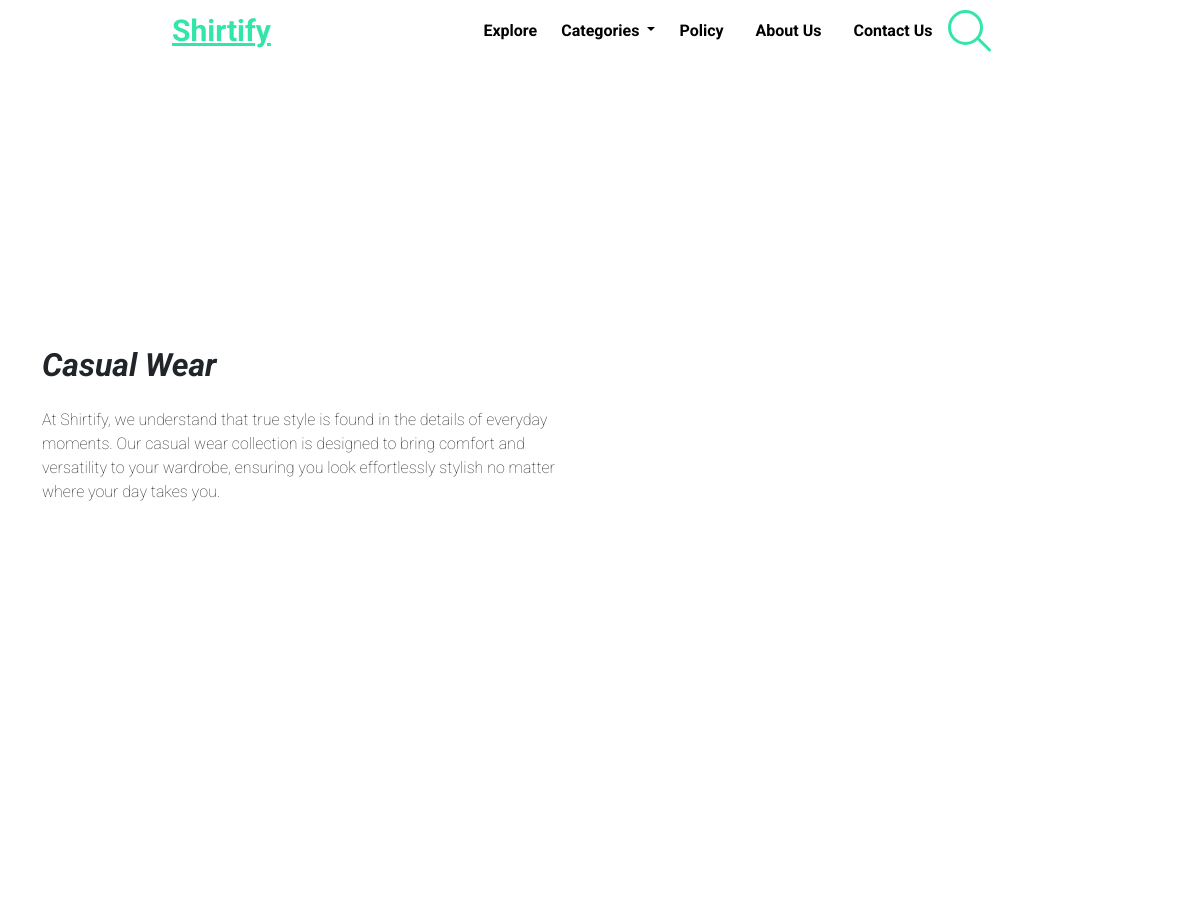
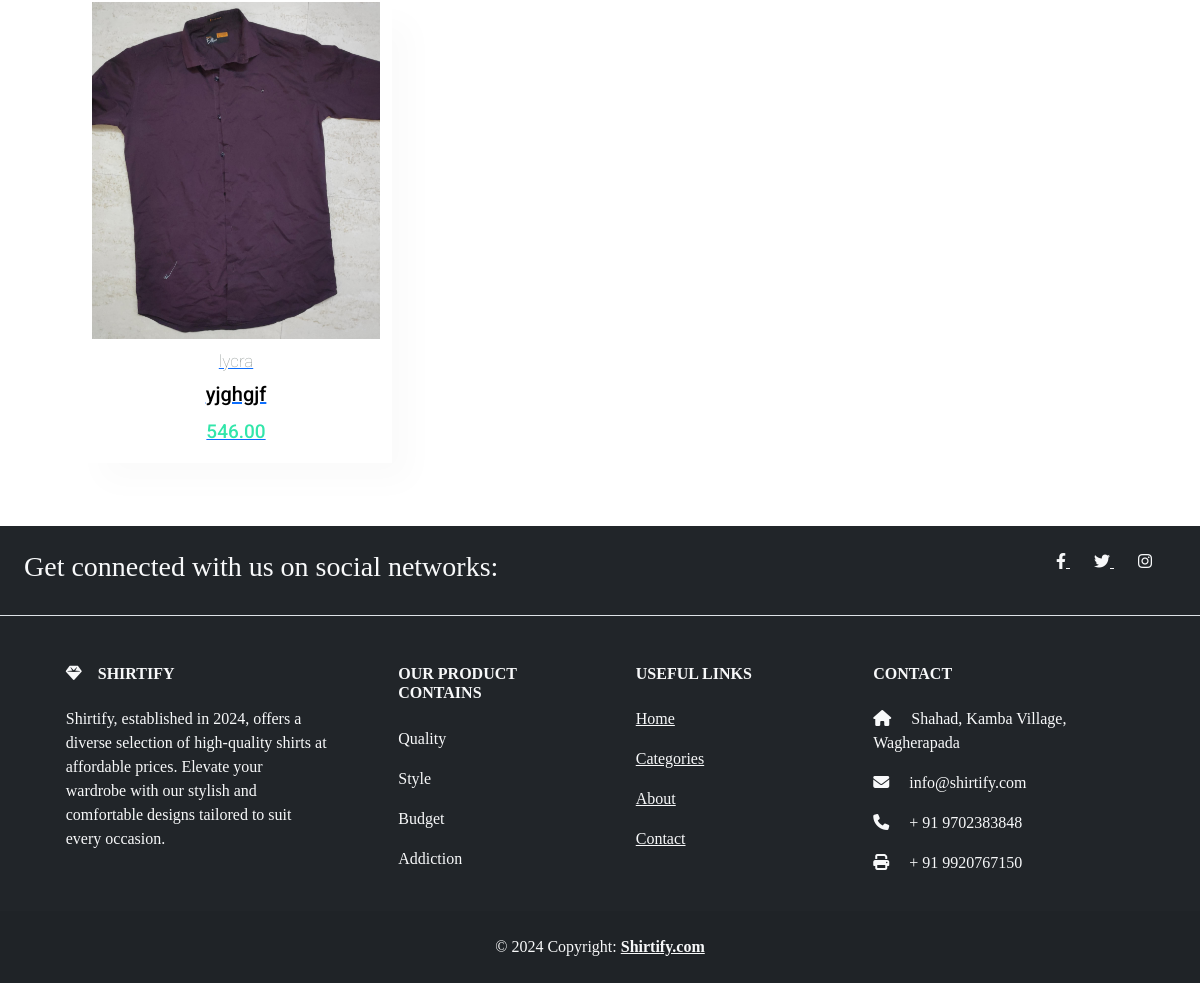
The page /casuals/ on the database its author committed (2 pictures, top to bottom).
### main_app/models.py (models this page shows, shortened)
class casual(models.Model):
    title = models.CharField(max_length=255)
    cloth_material_category = models.CharField(max_length=100)
    description = models.TextField()
    price = models.DecimalField(max_digits=10, decimal_places=2)
    quantity = models.IntegerField()
    image = models.ImageField(upload_to='product_images/')
    url= models.CharField(max_length=400)
    tags= models.CharField(max_length=200, blank=True)

### main_app/views.py (the view)
# urls.py: path('casuals/', views.casuals, name='casuals'),
def casuals(request):
    cas= casual.objects.all()
    return render(request,'casual.html',{'cas': cas})

### main_app/templates/casual.html (shortened to what this page needs)
{%load static%}
<!DOCTYPE html>
<html lang="en">
<head>
    <link href="https://cdn.jsdelivr.net/npm/bootstrap@5.3.3/dist/css/bootstrap.min.css"rel="stylesheet"
crossorigin="anonymous">
    <link rel="stylesheet"href="{% static "css/style.css"%} ">
    <link rel="stylesheet"href="https://cdnjs.cloudflare.com/ajax/libs/font-awesome/6.1.1/css/all.min.css">
</head>
<body>
  <header>
    <nav id="navbar" class="navbar navbar-expand-lg fixed-top navbar-light bg-transparent">
      <div class="container-fluid d-flex justify-content-between">
          <a class="brand1" href="{% url "home" %}">Shirtify</a>
          <div class="collapse navbar-collapse justify-content-center" id="navbarSupportedContent">
              <ul class="navbar-nav align-items-center">
                  <li class="nav-item">
                      <a class="nav-link mx-2" href="{% url "men-category" %}">Explore</a>
                  </li>
                  <li class="nav-item dropdown">
                      <a class="nav-link dropdown-toggle" href="#" role="button" data-bs-toggle="dropdown"
                          aria-expanded="false">
                          Categories
                      </a>
                  </li>
                  <li class="nav-item">
                      <a class="nav-link mx-2" href="#!">Policy</a>
                  </li>
                  <li class="nav-item">
                      <a class="nav-link mx-2" href="{% url "about" %}">About Us</a>
                  </li>
                  <li class="nav-item">
                      <a class="nav-link mx-2" href=" {% url "contact" %}">Contact Us</a>
                  </li>
                  <li class="nav-item">
                      <div class="cntr">
                          <div class="cntr-innr">
                            <form method="get" action="{% url 'search' %}">
                              <label class="search" for="inpt_search">
                                <input id="inpt_search" name="q" type="text"  />
                              </label>
                            </form>
                          </div>
                      </div>
                  </li>
              </ul>
          </div>
      </div>
  </nav>
  </header>
    <div class="container my-5">
        <div class="row align-items-center">
            <div class="col-lg-6">
                <h2 class="mb-4"><b><i>Casual Wear</i></b></h2>
                <p>At Shirtify, we understand that true style is found in the details of everyday moments. Our casual wear collection is designed to bring comfort and versatility to your wardrobe, ensuring you look effortlessly stylish no matter where your day takes you.</p>
            </div>
            <div class="col-lg-6">
                <video autoplay loop muted playsinline style="width: 589px; height: 763px; object-fit: cover;">
                    <source src="{% static "video_assets/casual.mp4"%}" type="video/mp4">
                </video>
            </div>
        </div>
    </div>
    <section id="Product" class="section-p1">
        <div class="pro-container">
          {% for i in cas %}
          <div class="pro">
            <a href="{% url 'product_detail' 'cas' i.id %}">
            <img src="{{ i.image.url }}" alt="shirt 1">
            <div class="desc">
              <span>{{ i.cloth_material_category }}</span>
              <h5>{{i.title}}</h5>
              <h4>{{i.price}}</h4>
            </div>
        </a>
          </div>
          {% endfor %}
        </div>
      </section>
      <footer id="footer" class="text-center text-lg-start bg-dark text-light">
        <section class="d-flex mt-2 justify-content-center justify-content-lg-between p-4 border-bottom">
          <div class="me-5 d-none d-lg-block">
            <span>
              <h3>Get connected with us on social networks:</h3>
            </span>
          </div>
          <div>
            <a href="" class="me-4 text-reset">
              <i class="fab fa-facebook-f"></i>
            </a>
            <a href="" class="me-4 text-reset">
              <i class="fab fa-twitter"></i>
            </a>
            <a href="" class="me-4 text-reset">
              <i class="fab fa-instagram"></i>
            </a>
          </div>
        </section>
        <section class="">
          <div class="container text-center text-md-start mt-5">
            <div class="row mt-3">
              <div class="col-md-3 col-lg-4 col-xl-3 mx-auto mb-4">
                <h6 class="text-uppercase fw-bold mb-4">
                  <i class="fas fa-gem me-3"></i>Shirtify
                </h6>
                <p>
                  Shirtify, established in 2024, offers a diverse selection of high-quality shirts at affordable prices.
                  Elevate your wardrobe with our stylish and comfortable designs tailored to suit every occasion.
                </p>
              </div>
              <div class="col-md-2 col-lg-2 col-xl-2 mx-auto mb-4">
                <h6 class="text-uppercase fw-bold mb-4">
                  Our Product Contains
                </h6>
                <p>
                  Quality
                </p>
                <p>
                  Style
                </p>
                <p>
                  Budget
                </p>
                <p>
                  Addiction
                </p>
              </div>
              <div class="col-md-3 col-lg-2 col-xl-2 mx-auto mb-4">
                <h6 class="text-uppercase fw-bold mb-4">
                  Useful links
                </h6>
                <p>
                  <a href="{% url "home" %} " class="text-reset">Home</a>
                </p>
                <p>
                  <a href="{% url "men-category" %}" class="text-reset">Categories</a>
                </p>
                <p>
                  <a href="{% url "about" %}" class="text-reset">About</a>
                </p>
                <p>
                  <a href="{% url "contact" %}" class="text-reset">Contact</a>
                </p>
              </div>
              <div class="col-md-4 col-lg-3 col-xl-3 mx-auto mb-md-0 mb-4">
                <h6 class="text-uppercase fw-bold mb-4">Contact</h6>
                <p><i class="fas fa-home me-3"></i> Shahad, Kamba Village, Wagherapada</p>
                <p>
                  <i class="fas fa-envelope me-3"></i>
                  info@shirtify.com
                </p>
                <p><i class="fas fa-phone me-3"></i> + 91 9702383848</p>
                <p><i class="fas fa-print me-3"></i> + 91 9920767150</p>
              </div>
            </div>
          </div>
        </section>
        <div class="text-center p-4" style="background-color: rgba(0, 0, 0, 0.05);">
          © 2024 Copyright:
          <a class="text-reset fw-bold" href="#">Shirtify.com</a>
        </div>
      </footer>
</body>
</html>

### main_app/static/css/style.css (style rules this page uses)
body { font-family: 'Roboto', sans-serif; font-weight: 100; }
.section-p1 { padding: 40px 80px; }
.navbar { transition: background-color 0.3s ease-in-out; font-weight: 700; }
.brand1 { font-size: 30px; color: #32e6aa; padding-left: 160px; }
.nav-link { list-style: none; padding: 0; color: black; }
.search { display: inline-block; position: relative; height: 35px; width: 35px; box-sizing: border-box; margin: 0px 8px 7px 0px; padding: 7px 9px 0px 9px; border: 3px solid #32e6aa; border-radius: 25px; transition: all 200ms ease; cursor: text; }
.search:after { content: ""; position: absolute; width: 3px; height: 20px; right: -5px; top: 21px; background: #32e6aa; border-radius: 3px; transform: rotate(-45deg); transition: all 200ms ease; }
.search input { width: 100%; border: none; box-sizing: border-box; font-family: Helvetica; font-size: 15px; color: black; background: transparent; outline-width: 0px; }
#Product { text-align: center; }
#Product .pro-container { display: flex; justify-content: space-between; padding-top: 1px; flex-wrap: wrap; }
#Product .pro { width: 30%; min-width: 250px; padding: 1px 12px; border: none; cursor: pointer; box-shadow: 20px 20px 30px rgba(0, 0, 0, 0.02); margin: 15px 0; transition: 0.2s ease; position: relative; }
#Product .pro img { width: 100%; }
#Product .pro .desc { text-align: center; padding: 10px 0; }
#Product .pro .desc span { color: #929a98; font-size: 17px; }
#Product .pro .desc h5 { padding-top: 7px; color: black; font-size: 20px; }
#Product .pro .desc h4 { padding-top: 7px; font-size: 19px; color:#32e6aa; }
#footer { font-family: Georgia, serif; font-weight: 500; }

### rows shown on the page
casual: image (picture), cloth_material_category "lycra", title "yjghgjf", price "546.00"
